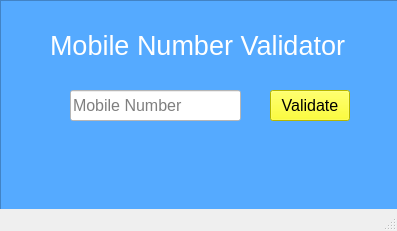
<?xml version="1.0" encoding="UTF-8"?>
<ui version="4.0">
 <class>MainWindow</class>
 <widget class="QMainWindow" name="MainWindow">
  <property name="geometry">
   <rect>
    <x>0</x>
    <y>0</y>
    <width>397</width>
    <height>231</height>
   </rect>
  </property>
  <property name="windowTitle">
   <string>MainWindow</string>
  </property>
  <widget class="QWidget" name="centralwidget">
   <widget class="QFrame" name="frame">
    <property name="geometry">
     <rect>
      <x>0</x>
      <y>0</y>
      <width>531</width>
      <height>441</height>
     </rect>
    </property>
    <property name="styleSheet">
     <string notr="true">background-color: rgb(85, 170, 255);</string>
    </property>
    <property name="frameShape">
     <enum>QFrame::StyledPanel</enum>
    </property>
    <property name="frameShadow">
     <enum>QFrame::Raised</enum>
    </property>
    <widget class="QLabel" name="label">
     <property name="geometry">
      <rect>
       <x>50</x>
       <y>30</y>
       <width>311</width>
       <height>31</height>
      </rect>
     </property>
     <property name="font">
      <font>
       <pointsize>20</pointsize>
      </font>
     </property>
     <property name="styleSheet">
      <string notr="true">color: rgb(255, 255, 255);</string>
     </property>
     <property name="text">
      <string>Mobile Number Validator</string>
     </property>
    </widget>
    <widget class="QLineEdit" name="lineEdit">
     <property name="geometry">
      <rect>
       <x>70</x>
       <y>90</y>
       <width>171</width>
       <height>31</height>
      </rect>
     </property>
     <property name="font">
      <font>
       <pointsize>12</pointsize>
      </font>
     </property>
     <property name="styleSheet">
      <string notr="true">background-color: rgb(255, 255, 255);</string>
     </property>
     <property name="placeholderText">
      <string>Mobile Number</string>
     </property>
    </widget>
    <widget class="QPushButton" name="pushButton">
     <property name="geometry">
      <rect>
       <x>270</x>
       <y>90</y>
       <width>80</width>
       <height>31</height>
      </rect>
     </property>
     <property name="font">
      <font>
       <pointsize>12</pointsize>
      </font>
     </property>
     <property name="styleSheet">
      <string notr="true">background-color: rgb(255, 255, 0);</string>
     </property>
     <property name="text">
      <string>Validate</string>
     </property>
    </widget>
    <widget class="QLabel" name="label_2">
     <property name="geometry">
      <rect>
       <x>30</x>
       <y>150</y>
       <width>311</width>
       <height>41</height>
      </rect>
     </property>
     <property name="font">
      <font>
       <pointsize>16</pointsize>
      </font>
     </property>
     <property name="text">
      <string/>
     </property>
     <property name="alignment">
      <set>Qt::AlignCenter</set>
     </property>
    </widget>
   </widget>
  </widget>
  <widget class="QStatusBar" name="statusbar"/>
 </widget>
 <resources/>
 <connections/>
</ui>
